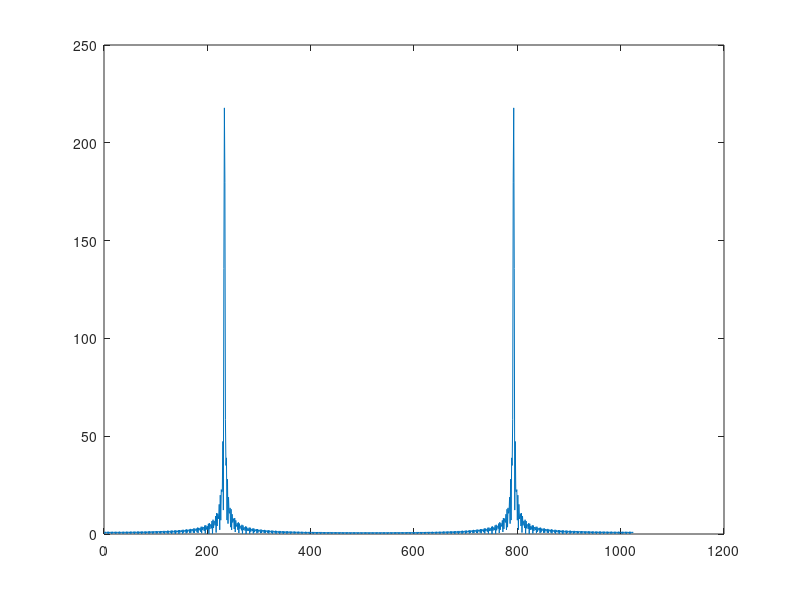

The MATLAB script that drew this image: (Note: this script raises an error after producing the figure.)
fs = 44100;           
duration = 0.01;              
f = 10000; 
mostres = duration*fs;
t = 0:(1/fs):duration-(1/fs);
t2 = 0:(1/fs):2*duration-(1/fs);
n = 1:1:mostres;      

%mesura de la THD 
A = 1;
o = A*sin(2*pi*n*(f/fs)); %senyal original
d = o+ A/4*sin(2*pi*n*(2*f/fs))+ A/8*sin(2*pi*n*(3*f/fs))+ A/32*sin(2*pi*n*(4*f/fs)); %senyal amb distorsió interharmònica
td = fft(d);
u = 1:1:1024;
plot(u,abs(fft(o,1024)));
a = 5*o;
G = guany(o,a,mostres)
distor = thd(o,d,mostres)


function guany = guany(x,y,mostres)
    px = (x(1).*x(1))/mostres;
    py = (y(1).*y(1))/mostres;
    guany = sqrt(py/px);
end

function THD = thd(z,k,mostres)  %z senyal entrada, k senyal sortida
    Kf = fft(k);
    [a,b] = max(abs(Kf(1:mostres/2)));
    cicles = floor((mostres/2)/(b-1)); %utilitzem (b-1) perquè en el vector el primer índex es 1
    valors = 0:1:cicles-2; %creem un vector buit per posar-hi els valors de les amplituds als diferents harmònics
    for i = 2:cicles
        l = i*(b-1)+1;
        [valors(i),c] = max(abs(Kf(l-4:l+4)));
    end
    l = sum(valors*valors');
    THD = sqrt(l)/a;
end